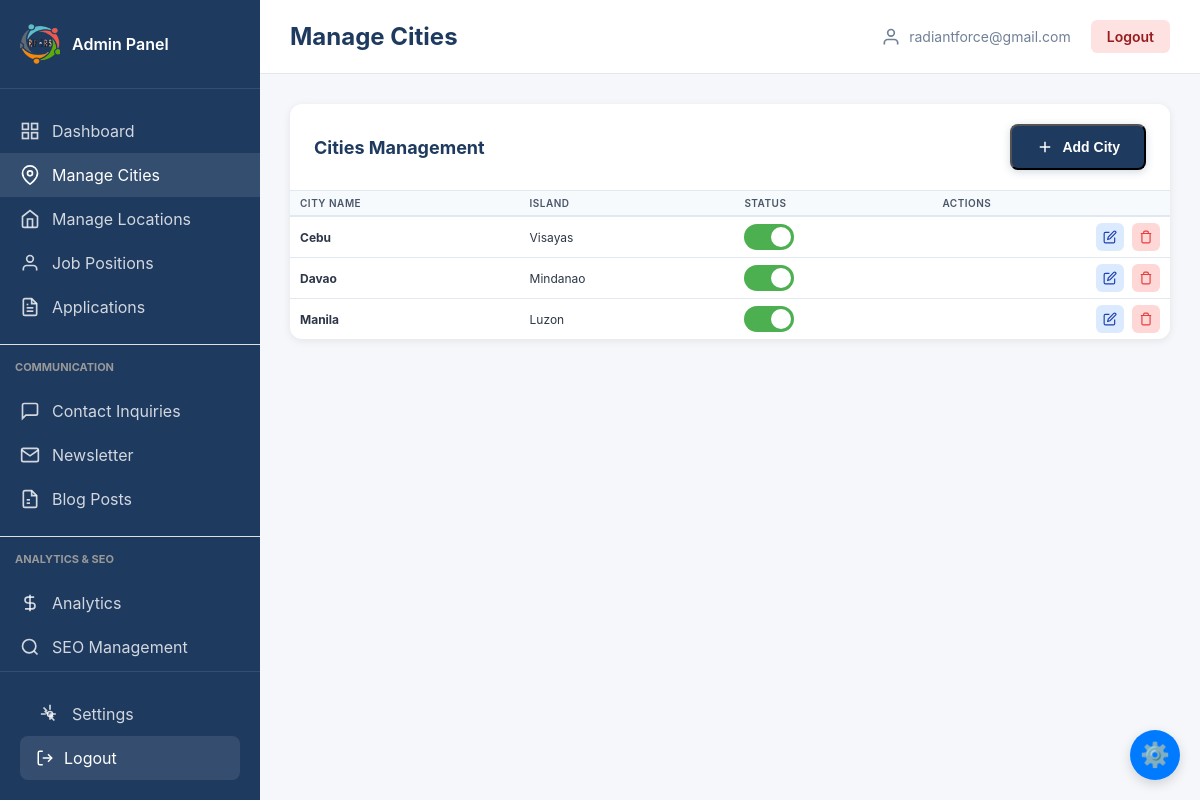
The app's page /radiant/admin/pages/manage-cities.php (signed in) with its own data.
### tables this page shows
CREATE TABLE IF NOT EXISTS `cities` (
  `id` int(11) NOT NULL AUTO_INCREMENT,
  `city_name` varchar(255) NOT NULL,
  `island` enum('Luzon','Visayas','Mindanao') NOT NULL,
  `status` enum('active','inactive') NOT NULL DEFAULT 'active',
  `created_at` timestamp NOT NULL DEFAULT CURRENT_TIMESTAMP,
  `updated_at` timestamp NOT NULL DEFAULT CURRENT_TIMESTAMP ON UPDATE CURRENT_TIMESTAMP,
  PRIMARY KEY (`id`),
  UNIQUE KEY `city_name` (`city_name`)
);

### radiant/admin/pages/manage-cities.php (the view, shortened to what this page needs)
<?php
require_once __DIR__ . '/../config.php';
$stmt = $pdo->query("
    SELECT c.*, COUNT(DISTINCT l.id) as location_count, COUNT(DISTINCT jp.id) as job_count
    FROM cities c
    LEFT JOIN locations l ON c.id = l.city_id
    LEFT JOIN job_positions jp ON l.id = jp.location_id
    GROUP BY c.id
    ORDER BY c.city_name ASC
");
$cities = $stmt->fetchAll(PDO::FETCH_ASSOC);
?>
<!DOCTYPE html>
<html lang="en">
<head>
    <link rel="stylesheet" href="../assets/admin-style.css">
    <link rel="stylesheet" href="../assets/dark-mode.css">
</head>
<body>
    <div class="admin-container">
        <?php include '../includes/sidebar.php'; ?>
        <div class="admin-main">
            <?php include '../includes/header.php'; ?>
            <div class="admin-content">
                <div class="content-section">
                    <div class="section-header">
                        <h2>Cities Management</h2>
                        <button class="btn-primary" onclick="showAddModal()">
                            <svg viewBox="0 0 24 24" fill="none" stroke="currentColor" stroke-width="2">
                                <line x1="12" y1="5" x2="12" y2="19"></line>
                                <line x1="5" y1="12" x2="19" y2="12"></line>
                            </svg>
                            Add City
                        </button>
                    </div>
                    <div class="table-container">
                        <table class="data-table">
                            <thead>
                                <tr>
                                    <th>City Name</th>
                                    <th>Island</th>
                                    <th>Status</th>
                                    <th>Actions</th>
                                </tr>
                            </thead>
                            <tbody>
                                <?php if (empty($cities)): ?>
                                    <tr>
                                        <td colspan="4" class="no-data">No cities found</td>
                                    </tr>
                                <?php else: ?>
                                    <?php foreach ($cities as $city): ?>
                                        <tr>
                                            <td><strong><?php echo htmlspecialchars($city['city_name']); ?></strong></td>
                                            <td><?php echo htmlspecialchars($city['island'] ?? '-'); ?></td>
                                            <td>
                                                <form method="POST" style="display: inline;">
                                                    <label class="toggle-switch">
                                                        <span class="toggle-slider"></span>
                                                    </label>
                                                </form>
                                            </td>
                                            <td>
                                                <div class="action-buttons">
                                                    <button class="btn-edit" onclick='editCity(<?php echo json_encode($city); ?>)' title="Edit">
                                                        <svg viewBox="0 0 24 24" fill="none" stroke="currentColor" stroke-width="2">
                                                            <path d="M11 4H4a2 2 0 0 0-2 2v14a2 2 0 0 0 2 2h14a2 2 0 0 0 2-2v-7"></path>
                                                            <path d="M18.5 2.5a2.121 2.121 0 0 1 3 3L12 15l-4 1 1-4 9.5-9.5z"></path>
                                                        </svg>
                                                    </button>
                                                    <form method="POST" onsubmit="return confirm('Delete this city? This will also delete all associated locations and jobs.');" style="display: inline;">
                                                        <button type="submit" class="btn-delete" title="Delete">
                                                            <svg viewBox="0 0 24 24" fill="none" stroke="currentColor" stroke-width="2">
                                                                <polyline points="3 6 5 6 21 6"></polyline>
                                                                <path d="M19 6v14a2 2 0 0 1-2 2H7a2 2 0 0 1-2-2V6m3 0V4a2 2 0 0 1 2-2h4a2 2 0 0 1 2 2v2"></path>
                                                            </svg>
                                                        </button>
                                                    </form>
                                                </div>
                                            </td>
                                        </tr>
                                    <?php endforeach; ?>
                                <?php endif; ?>
                            </tbody>
                        </table>
                    </div>
                </div>
            </div>
        </div>
    </div>
</body>
</html>

### radiant/admin/assets/admin-style.css (style rules this page uses)
* { margin: 0; padding: 0; box-sizing: border-box; }
body { font-family: -apple-system, BlinkMacSystemFont, 'Segoe UI', Roboto, Oxygen, Ubuntu, Cantarell, sans-serif; background: #f5f7fa; color: #2d3748; }
.admin-container { display: flex; min-height: 100vh; }
table { width: 100%; border-collapse: collapse; }
thead { background: #f7fafc; }
th { padding: 16px; text-align: left; font-size: 12px; font-weight: 600; color: #4a5568; text-transform: uppercase; letter-spacing: 0.5px; border-bottom: 2px solid #e2e8f0; }
td { padding: 16px; border-bottom: 1px solid #e2e8f0; font-size: 14px; }
tr:last-child td { border-bottom: none; }
.action-buttons { display: flex; gap: 8px; justify-content: flex-end; }
.btn-delete { display: inline-flex; align-items: center; justify-content: center; width: 28px; height: 28px; border-radius: 6px; border: none; cursor: pointer; background: #fed7d7; color: #c53030; transition: all 0.3s; }
.btn-delete svg { width: 14px; height: 14px; }
.btn-primary { display: inline-flex; align-items: center; gap: 8px; padding: 12px 24px; background: #1e3a5f; color: white; text-decoration: none; border-radius: 8px; font-size: 14px; font-weight: 600; transition: all 0.3s; box-shadow: 0 2px 8px rgba(30, 58, 95, 0.2); }
.btn-primary svg { width: 18px; height: 18px; }
.btn-edit, .btn-toggle { display: inline-flex; align-items: center; justify-content: center; width: 28px; height: 28px; border-radius: 6px; border: none; cursor: pointer; transition: all 0.3s; }
.btn-edit { background: #dbeafe; color: #1e40af; }
.btn-edit svg, .btn-toggle svg { width: 14px; height: 14px; }
.admin-main { flex: 1; margin-left: 260px; display: flex; flex-direction: column; min-height: 100vh; }
.admin-content { flex: 1; padding: 30px; }
.content-section { background: white; border-radius: 12px; box-shadow: 0 2px 8px rgba(0, 0, 0, 0.08); overflow: hidden; }
.section-header { padding: 20px 24px; border-bottom: 1px solid #e2e8f0; display: flex; justify-content: space-between; align-items: center; }
.section-header h2 { font-size: 18px; color: #1e3a5f; }
.table-container { overflow-x: auto; }
.data-table { width: 100%; border-collapse: collapse; }
.data-table thead { background: #f7fafc; }
.data-table th { padding: 6px 10px; text-align: left; font-size: 10px; font-weight: 600; color: #4a5568; text-transform: uppercase; letter-spacing: 0.5px; }
.data-table td { padding: 6px 10px; border-top: 1px solid #e2e8f0; font-size: 12px; }
.btn-delete { color: #e53e3e; text-decoration: none; font-weight: 600; font-size: 14px; }

### radiant/admin/assets/dark-mode.css (style rules this page uses)
:root { --light-bg: #ffffff; --light-text: #333333; --light-border: #e0e0e0; --light-card: #f5f5f5; --dark-bg: #1a1a1a; --dark-text: #e0e0e0; --dark-border: #333333; --dark-card: #2a2a2a; }

### radiant/admin/pages/manage-cities.php (style rules this page uses)
.toggle-switch { position: relative; display: inline-block; width: 50px; height: 26px; cursor: pointer; }
.toggle-slider { position: absolute; top: 0; left: 0; right: 0; bottom: 0; background-color: #2c2c2c; transition: 0.3s; border-radius: 26px; }
.toggle-slider:before { position: absolute; content: ""; height: 20px; width: 20px; left: 3px; bottom: 3px; background-color: white; transition: 0.3s; border-radius: 50%; }
.toggle-switch input:checked + .toggle-slider { background-color: #4CAF50; }
.toggle-switch input:checked + .toggle-slider:before { transform: translateX(24px); }

### records on screen
cities: city_name "Cebu", island "Visayas"
cities: city_name "Davao", island "Mindanao"
cities: city_name "Manila", island "Luzon"

### other values on screen
str_replace(['-', '.php'], [' ', ''], basename($_SERVER['PHP_SELF'])) "Manage Cities"
$_SESSION['admin_email'] "radiantforce@gmail.com"
